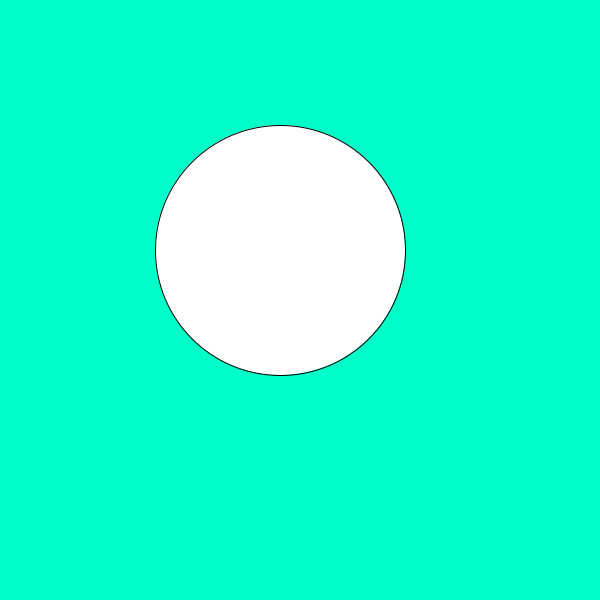
Frame 1 (no input)
Frame 60 (the mouse pressed at the canvas centre just before this capture): identical to frame 1, image omitted
Frame 120 (the mouse held since frame 60 and released just before this capture): identical to frame 1, image omitted

The Processing sketch that drew this single still picture (run headless with seeded random() and noise(); from frame 60 on, the mouse is pressed at the canvas centre):

// Processing sketch: slippery_dot
// ── slippery_dot.pde
/*** When you are done, this program will draw an ellipse 
     that jumps to a new location each time you click on it.
***/
 
 // 1. Create three integer variables to represent the x, y, and the size of the ellipse   
 int x= 280 ;
 int y= 250 ;
 int size= 250 ;
    void setup() {
      // 2. Set the size of your sketch
            size(600,600);  
            }
    
    void draw() {

      // 3. Set the background color of your sketch
            background(0,255,200);
      // 4. Draw an ellipse using the variables created at the top of the sketch for the location and size of your ellipse. 
      //    Make sure it fits in the window. Change the variables if it does not.
            ellipse(280,250,250,250);  
    
    }
    
    /******** This method gets called automatically when you press the mouse ************/
    void mousePressed() {
      //5. Create an integer variable called distance
           int distance= 25 ;
      //6. The getDistanceFromMouse() method below returns a number.
      //   Set the value of your distance variable to the value returned by the getDistance method
      //   You will need to pass the x and y location of your ellipse to this method.
           distance= getDistanceFromMouse(50, 50);
          
      //7.  Use an if statement to check if your distance variable is < the radius of the ellipse
      //    If it is, make a new x AND y for the ellipse, for a new random location on the window
      //    Hint: Use code like this      x = (int) random(width);
            if(distance<size){
              x = (int) random(width);
              y = (int) random(width);
            }
      
    }
    
    /********  This method gives you the number of pixels between the mouse and the x,y point ***********/
    int getDistanceFromMouse(int x, int y) {
      return (int)Math.sqrt(Math.pow((mouseX-x),2) + Math.pow((mouseY-y),2));
    }
